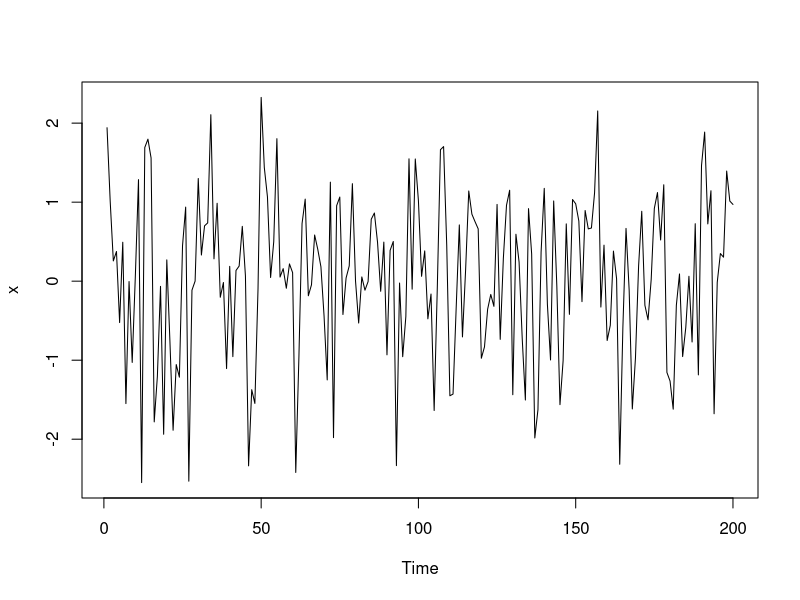
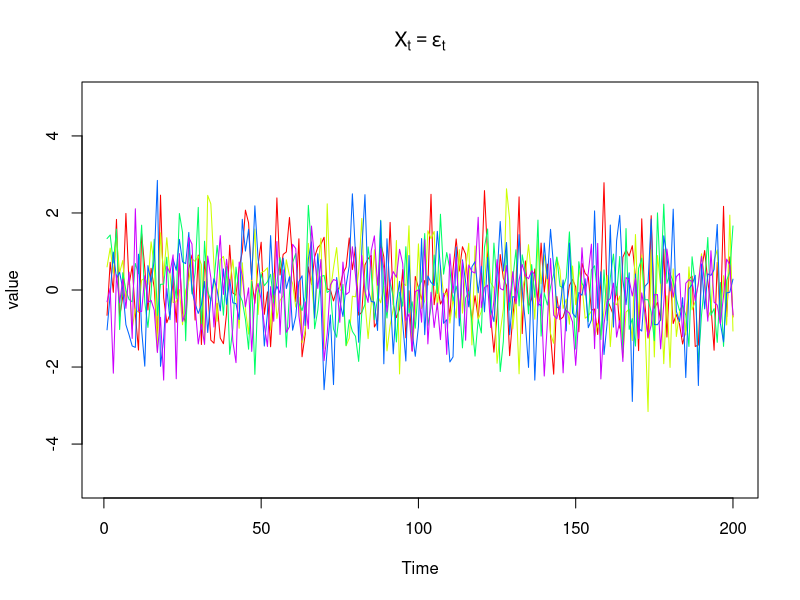
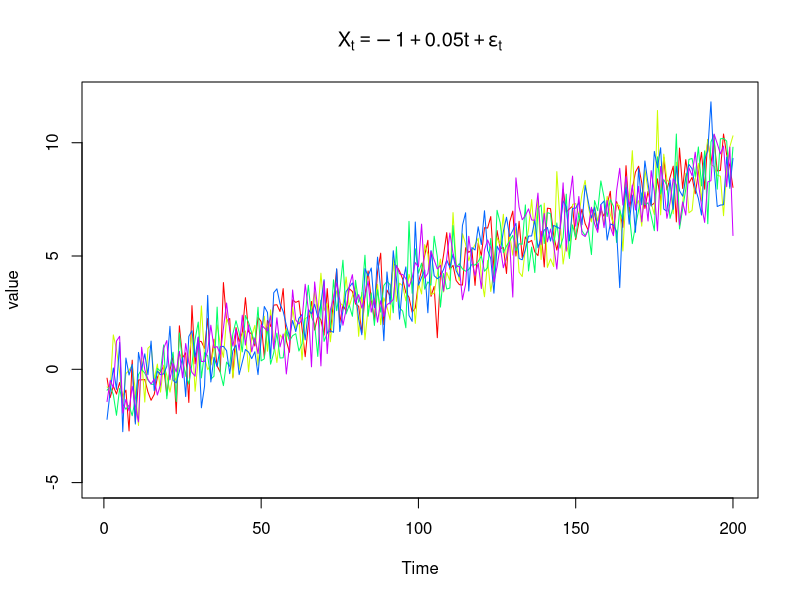
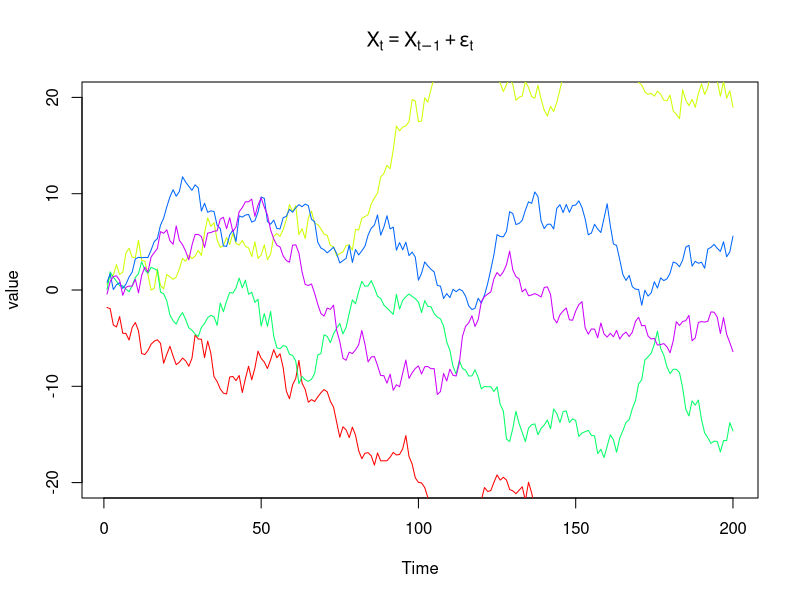
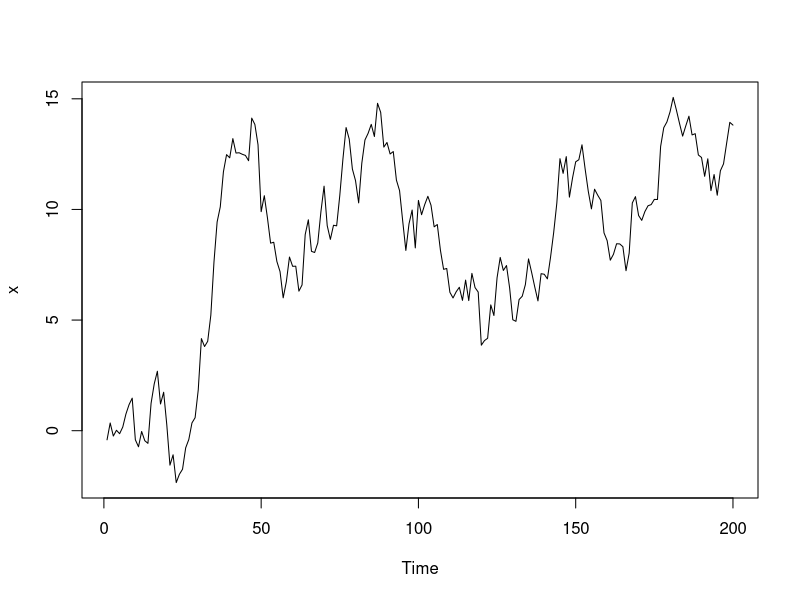
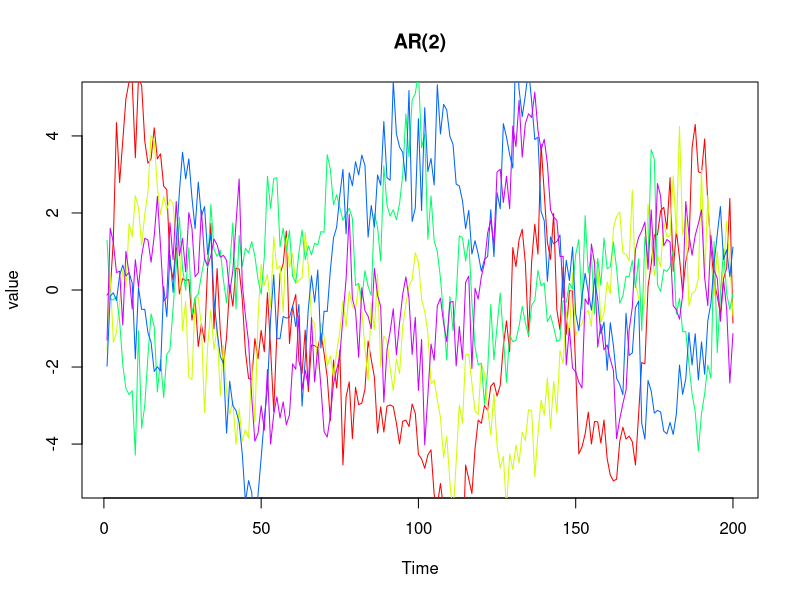
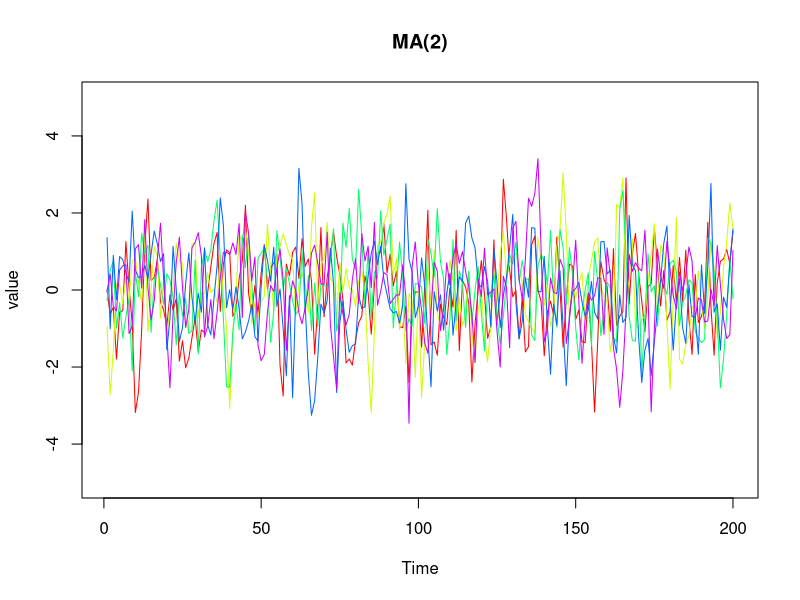
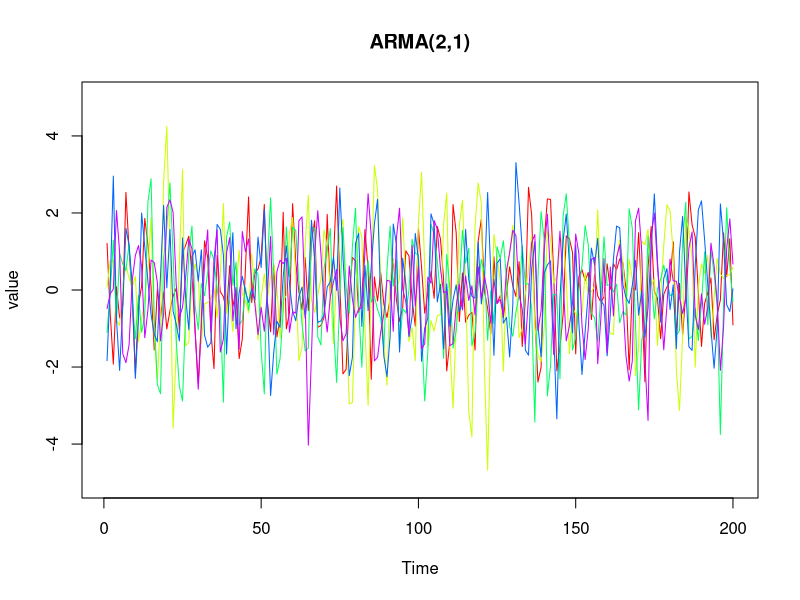

Recreate these plots in R, in order.
### 第12回 練習問題解答例

### 練習1
### 基本的な時系列モデル

Tmax <- 200 # 時系列の長さ t=1,..,Tmax
K <- 5 # 生成する時系列の数
myCol <- rainbow(K) # 系列ごとに色分けして表示する

## set.seed(123) # 必要なら乱数のシードを指定する
## ホワイトノイズの生成と図示
x <- ts(rnorm(Tmax))
plot(x)
## x <- ts(rt(n, df=4)) # 正規分布ではなく，例えば自由度4のt分布の場合

## 複数の系列を表示
plot(x=ts(1:Tmax),
     ylim=c(-5,5), ylab="value", # yの範囲は適宜調整すること
     main=expression(X[t] == epsilon[t]), # 数式で表示
     type="n") # 枠だけ作図
for(i in 1:K) {
  x <- ts(rnorm(Tmax))
  lines(x, col=myCol[i])
}

### トレンドのあるホワイトノイズ
plot(x=ts(1:Tmax),
     ylim=c(-5,12), ylab="value",
     main=expression(X[t] == -1 + 0.05 * t + epsilon[t]),
     type="n")
for(i in 1:K) {
  x <- ts(rnorm(Tmax) -1 + 0.05*(1:Tmax))
  lines(x, col=myCol[i])
}

### ランダムウォーク
plot(x=ts(1:Tmax),
     ylim=c(-20,20), ylab="value",
     main=expression(X[t] == X[t-1] + epsilon[t]),
     type="n")
for(i in 1:K) {
  x <- ts(cumsum(rnorm(Tmax))) # 逐次的に加算する関数
  lines(x, col=myCol[i])
}
## recursiveに計算してもよい
x <- ts(rnorm(Tmax)) # はじめは epslion が入っている
for(t in 2:Tmax) {
  x[t] <- x[t-1] + x[t] # 順に足し合わせていく
}
plot(x)
## 書き方はいろいろあるので考えてみて下さい

### 練習2
### より一般の時系列モデル

## 設定は前の練習問題と同じ
Tmax <- 200 # 時系列の長さ t=1,..,Tmax
K <- 5 # 生成する時系列の数
myCol <- rainbow(K) # 系列ごとに色分けして表示する
## 書き方は以下に示したもの以外にもいろいろあるので考えてみて下さい

### AR(2)モデルのシミュレーション
a <- c(0.67, 0.26) # ARの係数
plot(x=ts(1:Tmax),
     ylim=c(-5,5), ylab="value",
     main="AR(2)",
     type="n")
for(i in 1:K) {
  epsilon <- rnorm(Tmax) # epsilonを生成
  x <- ts(double(Tmax))  # 変数を用意
  x[1:2] <- epsilon[1:2] # 初期値は(epsilon1, epsilon2)
  for(t in 3:Tmax) x[t] <- a %*% x[t-1:2] + epsilon[t]
  lines(x, col=myCol[i])
}
## %*% はベクトルの内積を計算する

### MA(2)モデルのシミュレーション
b <- c(0.44, 0.08) # MAの係数
plot(x=ts(1:Tmax),
     ylim=c(-5,5), ylab="value",
     main="MA(2)",
     type="n")
for(i in 1:K) {
  epsilon <- rnorm(Tmax)
  x <- ts(double(Tmax))
  x[1:2] <- epsilon[1:2]   
  for(t in 3:Tmax) x[t] <- b %*% epsilon[t-1:2] + epsilon[t]
  lines(x, col=myCol[i])
}

### ARMA(2,1)モデルのシミュレーション
a <- c(0.8, -0.64) # ARの係数
b <- -0.5          # MAの係数
plot(x=ts(1:Tmax),
     ylim=c(-5,5), ylab="value",
     main="ARMA(2,1)",
     type="n")
for(i in 1:K) {
  epsilon <- rnorm(Tmax)
  x <- ts(double(Tmax))
  x[1:2] <- epsilon[1:2]
  for(t in 3:Tmax) x[t] <- a %*% x[t-1:2] + b %*% epsilon[t-1] + epsilon[t]
  lines(x, col=myCol[i])
}
## bは1次元なので b*epsilon でも可

### 練習3
### 自己相関

## 前の練習問題と設定を変えている
Tmax <- 300 # 時系列の長さ (長いほど推定精度はよい)
K <- 4 # 生成する時系列の数 (4つを並べて比較する)
myCol <- rainbow(K) # 系列ごとに色分けして表示する

### AR(2)モデルの自己相関
par(mfrow=c(2,2)) # グラフを2x2(行方向の順)に並べる
a <- c(0.67, 0.26) # ARの係数
for(i in 1:K) {
  epsilon <- rnorm(Tmax) 
  x <- ts(double(Tmax))  
  x[1:2] <- epsilon[1:2] 
  for(t in 3:Tmax) x[t] <- a %*% x[t-1:2] + epsilon[t]
  acf(x, col=myCol[i])
}

### MA(2)モデルの自己相関
par(mfrow=c(2,2))
b <- c(0.44, 0.08) # MAの係数
for(i in 1:K) {
  epsilon <- rnorm(Tmax)
  x <- ts(double(Tmax))
  x[1:2] <- epsilon[1:2]   
  for(t in 3:Tmax) x[t] <- b %*% epsilon[t-1:2] + epsilon[t]
  acf(x, col=myCol[i])
}

### ARMA(2,1)モデルの自己相関
par(mfrow=c(2,2))
a <- c(0.8, -0.64) # ARの係数
b <- -0.5          # MAの係数
for(i in 1:K) {
  epsilon <- rnorm(Tmax)
  x <- ts(double(Tmax))
  x[1:2] <- epsilon[1:2]
  for(t in 3:Tmax) x[t] <- a %*% x[t-1:2] + b %*% epsilon[t-1] + epsilon[t]
  acf(x, col=myCol[i])
}
